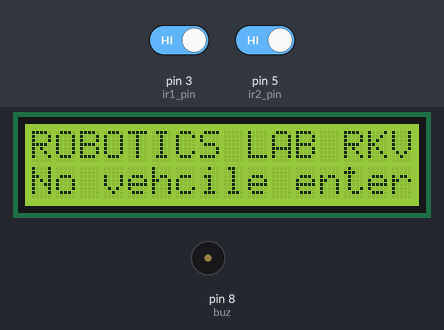
A sketch run on a simulated Arduino Uno, built with avr-gcc and run on an emulated ATmega328P. On the bench: 16×2 character LCD, buzzer (waves = sounding, pin HIGH). The test bench sets the inputs (shaded band); at power-on: pin 3 (ir1_pin) HIGH, pin 5 (ir2_pin) HIGH.

Above: at 3.2 s.
3.3 s: pin 3 (ir1_pin) driven LOW
At 5.1 s:
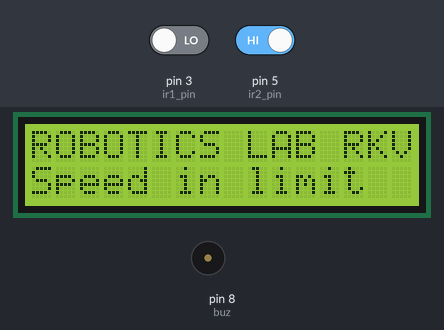
5.7 s: pin 5 (ir2_pin) driven LOW
At 7.1 s:
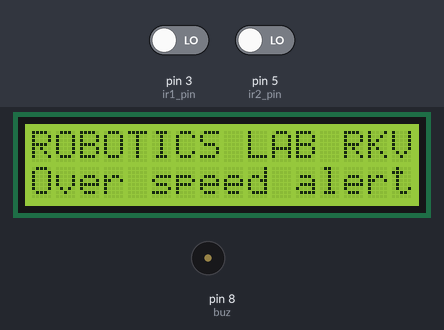
7.7 s: pin 3 (ir1_pin) driven HIGH
At 9.0 s:
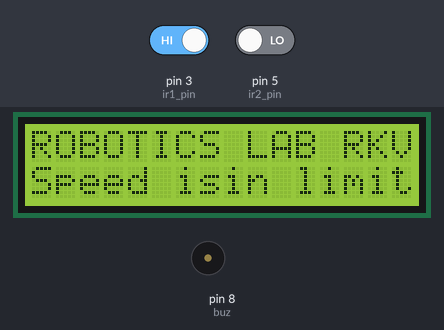
9.8 s: pin 5 (ir2_pin) driven HIGH
At 10.8 s:
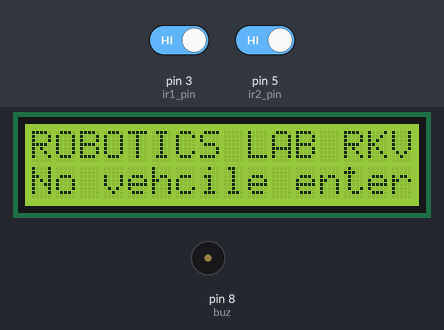
11.9 s: pin 5 (ir2_pin) driven LOW
At 13.9 s:
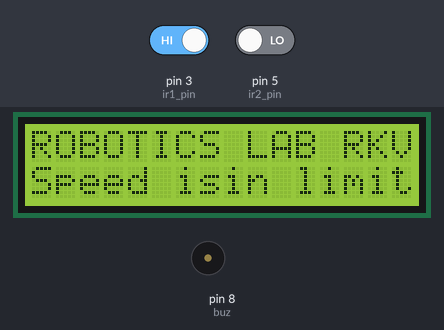
Timing chart, 0 to 15.0 s (numbered marks = the images above; inputs shaded):
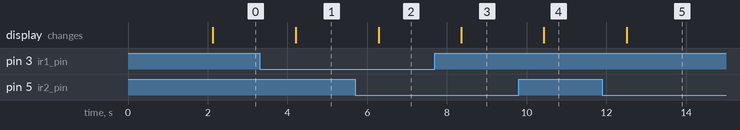

The sketch:

smart_speed_test_system.ino
```cpp
/* Smart speed test system using 2 ir sensros and arduino   */

#include <Wire.h>
#include<LiquidCrystal_I2C.h>
LiquidCrystal_I2C lcd(0x27,16,2);

#define buz 8
#define ir1_pin 3
#define ir2_pin 5
int ir1=0;
int ir2=0;

void setup(){
  pinMode(ir1_pin,INPUT);
  pinMode(ir2_pin,INPUT);
  lcd.init();
  lcd.backlight();
 lcd.print("ROBOTICS LAB RKV");
  lcd.setCursor(0,1);
  lcd.print("SPEED TESTING");
  delay(2000);
  pinMode(buz,OUTPUT);

}
void loop(){
  ir1=digitalRead(ir1_pin);
  delay(20);                //This delay is like time between 2 stops.Here the distance between these 2 irs we know that , delay
  ir2=digitalRead(ir2_pin);  // means time , then speed=distance/time;
  if(ir1==0 && ir2==1){                   //One check point is crossed but other is not crossed , so speed is in limit
    lcd.setCursor(0,1);
    lcd.print("Speed in limit     ");
  }
  else if(ir2==0 && ir1==1){     //From other direction One check point is crossed but other is not crossed , so speed is in limit
     lcd.setCursor(0,1);
    lcd.print("Speed isin limit");

  }
  else if(ir1==0 && ir2==0){          //Both check points are reached within time so speed is high
    lcd.setCursor(0,1);
    lcd.print("Over speed alert    ");

  }
  else{
     lcd.setCursor(0,1);
      lcd.print("No vehcile entered  ");
  }

delay(1000);       // For real time monitoring avoid this delay

}
```

Measured:
- after the input at 3.3 s, the display: changes after 0.91 s (image 1)
- after the input at 5.7 s, the display: changes after 0.59 s (image 2)
- after the input at 7.7 s, the display: changes after 0.66 s (image 3)
- after the input at 9.8 s, the display: changes after 0.63 s (image 4)
- after the input at 11.9 s, the display: changes after 0.61 s (image 5)
